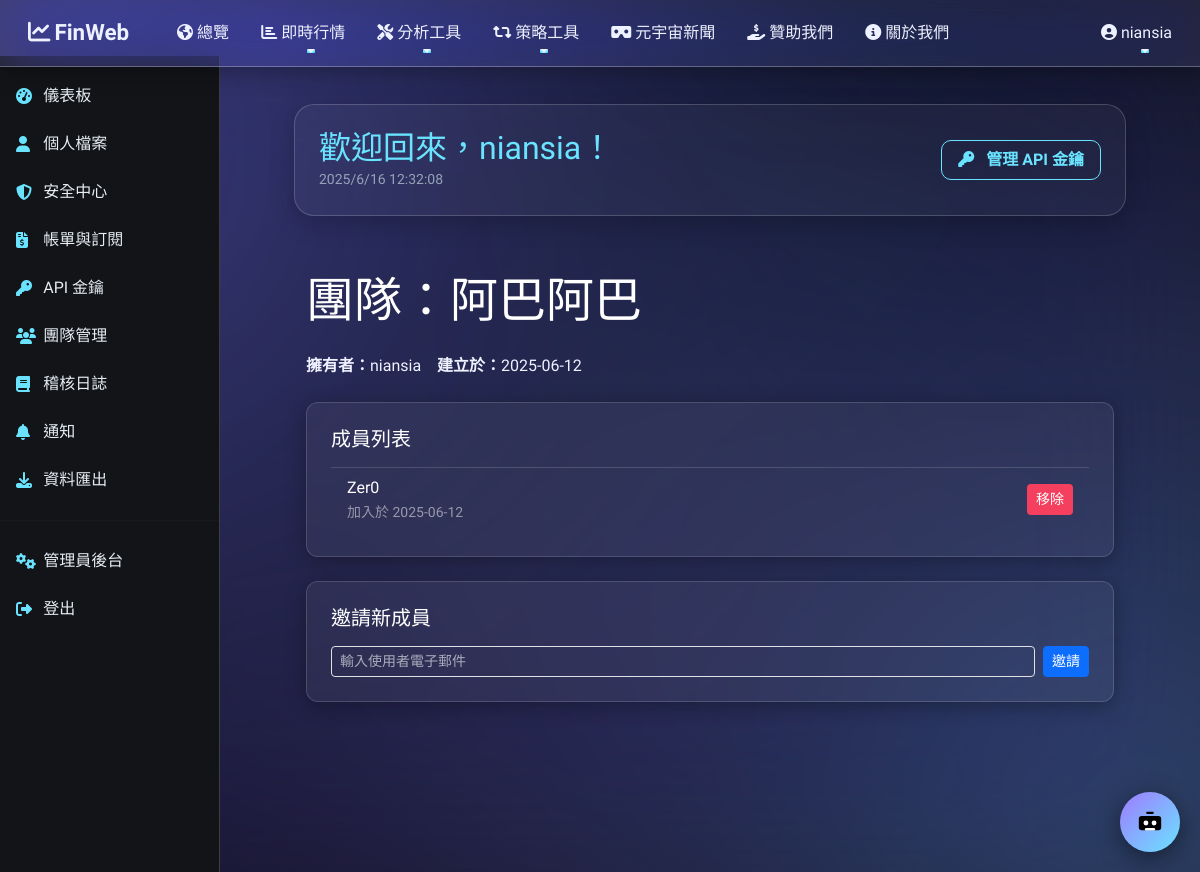
Page /member/teams/1 (signed in) on the committed database.
### app.py (models this page shows)
class User(UserMixin, db.Model):
    id                  = db.Column(db.Integer, primary_key=True)
    username            = db.Column(db.String(80),  unique=True, nullable=False)
    _email              = db.Column("email", db.LargeBinary, nullable=False)
    email_hash          = db.Column(db.String(64), unique=True, nullable=False, index=True)
    password            = db.Column(db.String(128), nullable=False)
    created             = db.Column(db.Integer, default=lambda: int(time.time()))
    confirm_code        = db.Column(db.String(6))
    confirm_expire      = db.Column(db.Integer)
    confirmed           = db.Column(db.Boolean, default=False)
    failed_login        = db.Column(db.Integer, default=0)
    locked_until        = db.Column(db.Integer)
    avatar_url          = db.Column(db.String(256))
    timezone            = db.Column(db.String(64), default="UTC")
    language            = db.Column(db.String(8), default="zh-TW")
    last_login          = db.Column(db.Integer)
    membership_level    = db.Column(db.String(32), default="free")
    subscription_status = db.Column(db.String(32), default="inactive")
    two_factor_secret   = db.Column(db.String(64))
    is_admin = db.Column(db.Boolean, default=False, nullable=False)
    @property
    def email(self) -> str:
        try:
            return f.decrypt(self._email).decode()
        except InvalidToken:
            return ""
    @email.setter
    def email(self, val: str):
        self._email = f.encrypt(val.encode())
        self.email_hash = hashlib.sha256(val.encode()).hexdigest()
    email = synonym('_email', descriptor=email)

class Team(db.Model):
    id        = db.Column(db.Integer, primary_key=True)
    name      = db.Column(db.String(100), nullable=False)
    owner_id  = db.Column(db.Integer, ForeignKey("user.id"), nullable=False)
    created   = db.Column(db.Integer, default=lambda: int(time.time()))
    owner     = db.relationship("User", backref="teams_owned", lazy="joined")
    members = db.relationship(
        "TeamMember",
        backref="team",
        cascade="all, delete-orphan"
    )

class TeamMember(db.Model):
    id        = db.Column(db.Integer, primary_key=True)
    team_id   = db.Column(db.Integer, ForeignKey("team.id"), nullable=False)
    user_id   = db.Column(db.Integer, ForeignKey("user.id"), nullable=False)
    role      = db.Column(db.String(32), default="member")
    joined    = db.Column(db.Integer, default=lambda: int(time.time()))
    user = db.relationship("User", backref="team_members", lazy="joined")

### app.py (the view, shortened to what this page needs)
@member_bp.route('/teams/<int:team_id>', methods=['GET', 'POST'])
@login_required
def team_detail(team_id):
    team = Team.query.get_or_404(team_id)
    is_owner  = team.owner_id == current_user.id
    is_member = TeamMember.query.filter_by(team_id=team.id,
                                           user_id=current_user.id).first()
    if not (is_owner or is_member):
        abort(403)
    form = InviteForm()
    members = (TeamMember.query.filter_by(team_id=team.id)
                               .order_by(TeamMember.joined.desc())
                               .all())
    return render_template('member/team_detail.html',
                           team=team, members=members,
                           form=form, is_owner=is_owner)

### app.py
class InviteForm(_F):
    email  = StringField(
        "邀請人電子郵件",
        validators=[DataRequired(), Email()],
        render_kw={"placeholder": "輸入使用者電子郵件"}
    )
    submit = SubmitField("邀請")

### app.py (called while the page is built)
@login_mgr.user_loader
def load_user(uid: str) -> User | None:
    return db.session.get(User, int(uid))

@app.before_request
def block_bad_ua():
    ua = request.headers.get("User-Agent","").lower()
    if re.search(r"curl|python-requests|scrapy", ua):
        abort(403)

@member_bp.app_template_filter("ts2date")
def _fmt(ts:int|None): return datetime.fromtimestamp(ts).strftime("%Y-%m-%d") if ts else "-"

### templates/member/team_detail.html (shortened to what this page needs)
{% extends "member/base_member.html" %}
{% block member_content %}
<div class="container-fluid py-4">
  <h1 class="display-5 text-white mb-4">團隊：{{ team.name }}</h1>
  <p class="text-white/60 mb-4">
    <strong>擁有者：</strong>{{ team.owner.username }}
    <strong>建立於：</strong>{{ team.created|ts2date }}
  </p>
  <div class="card glass-card p-4 mb-4">
    <h5 class="card-title mb-3 text-white">成員列表</h5>
    {% if members %}
      <ul class="list-group list-group-flush">
        {% for m in members %}
          <li class="list-group-item bg-transparent d-flex justify-content-between align-items-center">
            <div>
              <div class="text-white">{{ m.user.username }}</div>
              <small class="text-white-50">加入於 {{ m.joined|ts2date }}</small>
            </div>
            {% if is_owner %}
              <form method="POST"
                    action="{{ url_for('member.remove_member', team_id=team.id, member_id=m.id) }}"
                    onsubmit="return confirm('確定要移除此成員？此操作無法復原！');">
                <button type="submit" class="btn btn-error btn-sm">移除</button>
              </form>
            {% endif %}
          </li>
        {% endfor %}
      </ul>
    {% else %}
      <p class="text-white-50 mb-0">目前尚無任何成員。</p>
    {% endif %}
  </div>
  {% if is_owner %}
    <div class="card glass-card p-4">
      <h5 class="card-title mb-3 text-white">邀請新成員</h5>
      <form method="POST" class="row g-2">
        <div class="col">
          {{ form.email(class="form-control form-control-sm bg-transparent", placeholder="輸入使用者電子郵件") }}
        </div>
        <div class="col-auto">
          {{ form.submit(class="btn btn-primary btn-sm") }}
        </div>
      </form>
    </div>
  {% endif %}
</div>
{% endblock %}

### templates/member/base_member.html (shortened to what this page needs)
{% extends "base.html" %}
{% block content %}
<div id="member-layout">
  <aside id="member-sidebar">
    {% include 'member/_sidebar.html' %}
  </aside>
  <main id="member-main">
    <div class="header-card">
      <div>
        <h2>歡迎回來，{{ current_user.username }}！</h2>
        <small id="now-time"></small>
      </div>
      <div>
        <button class="btn-primary"
                onclick="location.href='{{ url_for('member.api_keys') }}'">
          <i class="fas fa-key me-2"></i> 管理 API 金鑰
        </button>
      </div>
    </div>
    {% block member_content %}{% endblock %}
  </main>
</div>
{% endblock %}

### templates/base.html (shortened to what this page needs)
<!doctype html>
<html lang="zh-Hant">
<head>
  <link href="https://cdn.jsdelivr.net/npm/bootstrap@5.3.3/dist/css/bootstrap.min.css" rel="stylesheet">
  <link href="https://cdn.jsdelivr.net/npm/animate.css@4.1.1/animate.min.css" rel="stylesheet">
  <link href="https://cdnjs.cloudflare.com/ajax/libs/font-awesome/6.4.0/css/all.min.css"
        rel="stylesheet"/>
  <link rel="stylesheet" href="{{ url_for('static', filename='css/style.css') }}"/>
</head>
<body class="{{ body_class|default('') }}">
  <div id="tsparticles"></div>
  <nav class="navbar navbar-expand-lg">
    <div class="container-fluid">
      <a class="navbar-brand fw-bold" href="{{ url_for('home') }}">
        <i class="fas fa-chart-line me-1"></i>FinWeb
      </a>
      <div id="navMenu" class="collapse navbar-collapse">
        {% include 'nav_items.html' %}
        <ul class="navbar-nav ms-auto mb-2 mb-lg-0">
          {% if current_user.is_authenticated %}
            <li class="nav-item dropdown">
              <a class="nav-link dropdown-toggle" href="#" data-bs-toggle="dropdown">
                <i class="fas fa-user-circle me-1"></i>{{ current_user.username }}
              </a>
            </li>
          {% else %}
            <li class="nav-item"><a class="nav-link"
               href="{{ url_for('login') }}">登入</a></li>
            <li class="nav-item"><a class="nav-link"
               href="{{ url_for('register') }}">註冊</a></li>
          {% endif %}
        </ul>
      </div>
    </div>
  </nav>
  <main class="container pt-5 mt-4 animate__animated animate__fadeIn">
    {% block content %}{% endblock %}
  </main>
  <button id="chat-toggle">
    <img src="{{ url_for('static', filename='img/assistant-icon.svg') }}"
         width="26" height="26" alt="">
  </button>
</body>
</html>

### static/css/style.css (style rules this page uses)
body::after { content: ""; position: fixed; inset: 0; background: rgba(159, 123, 255, 0.6); backdrop-filter: blur(30px) saturate(200%); -webkit-backdrop-filter: blur(30px) saturate(200%); z-index: -1; pointer-events: none; }
html, body { height: 100%; margin: 0; background: transparent; color: var(--fin-text); font-family: system-ui, -apple-system, "Noto Sans TC", sans-serif; overflow-x: hidden; }
#tsparticles { position: fixed; inset: 0; pointer-events: none; z-index: -2; }
:root { --fin-green: #00d084; --fin-blue: #015ef7; --fin-dark: #0e1117; --fin-text: #e6edf3; }
.navbar-brand, .nav-link { color: var(--fin-text)!important; }

### templates/base.html (style rules this page uses)
:root { --accent1: #a58bff; --accent2: #5fd8ff; --glass-bg: rgba(255,255,255,0.07); --glass-br: rgba(255,255,255,0.28); --text-light: #eef1ff; }
body:not(.metaverse-page) { margin: 0; color: var(--text-light); background: #0e111d; position: relative; overflow-x: hidden; }
body:not(.metaverse-page)::before { content: ""; position: fixed; inset: 0; z-index: -3; background: linear-gradient(140deg, #131a35 0%, #0e111d 40%, #191328 70%, #1b132e 100%); }
body:not(.metaverse-page)::after { content: ""; position: fixed; inset: -15%; z-index: -2; filter: blur(90px); background: radial-gradient(circle at 15% 25%, rgba(165,139,255,.30) 0%, transparent 60%), radial-gradient(circle at 85% 85%, rgba(95,216,255,.25) 0%, transparent 55%); }
.navbar { position: fixed; top: 0; left: 0; right: 0; z-index: 1100; background: var(--glass-bg); backdrop-filter: blur(30px) saturate(200%); border-bottom: 1px solid var(--glass-br); box-shadow: 0 4px 24px rgba(0,0,0,0.3); transition: background .3s, box-shadow .3s; }
.navbar-brand { padding: .5rem 1rem; font-size: 1.4rem; color: var(--text-light)!important; }
.navbar .nav-link { position: relative; color: var(--text-light)!important; margin: 0 .5rem; padding: .5rem .75rem; }
.navbar .nav-link::after { content: ""; position: absolute; bottom: 0; left: 50%; width: 0; height: 2px; background: var(--accent2); transition: width .3s ease, left .3s ease; border-radius: 1px; }
#chat-toggle { position: fixed; bottom: 20px; right: 20px; width: 60px; height: 60px; border: none; border-radius: 50%; background: linear-gradient(135deg, var(--accent1), var(--accent2)); display: flex; align-items: center; justify-content: center; box-shadow: 0 6px 24px rgba(0,0,0,.45); cursor: pointer; z-index: 1050; }

### templates/member/base_member.html (style rules this page uses)
:root { --bg-main: #0b0e17; --sidebar-bg: #121418; --card-bg: rgba(255,255,255,0.04); --card-border: rgba(255,255,255,0.18); --glass-grad: radial-gradient(140% 160% at 0 0, rgba(255,255,255,0.24) 0%, rgba(255,255,255,0.04) 60%, transparent 100%); --text-primary: #e8ecff; --text-secondary: #94a3b8; --accent1: #9F7BFF; --accent2: #6AE3FF; --highlight-white: rgba(255,255,255,0.12); --pie1: #FF6384; --pie2: #36A2EB; --pie3: #FFCE56; --pie4: #4BC0C0; --pie5: #9966FF; }
body { background: var(--bg-main); color: var(--text-primary); font-family:'Rajdhani',sans-serif; margin:0; padding:0; overflow-x:hidden; }
h1,h2,h3,h4,h5,h6,.metric-title { font-family:'Orbitron',sans-serif; }
#member-sidebar { position:fixed; top:56px; bottom:0; left:0; width:220px; background:var(--sidebar-bg); border-right:1px solid var(--card-border); padding-top:1rem; z-index:100; }
#member-main { margin-left:220px; padding:2rem; display:grid; grid-template-rows:auto auto 1fr; row-gap:2rem; min-height:100vh; }
.header-card { background:var(--card-bg); border:1px solid var(--card-border); border-radius:20px; overflow:hidden; backdrop-filter: blur(18px) saturate(160%); -webkit-backdrop-filter: blur(18px) saturate(160%); box-shadow: 0 8px 24px rgba(0,0,0,0.2); padding:1.5rem; display:flex;justify-content:space-between;align-items:center; transition:.25s; }
.header-card h2 { margin:0; color:var(--accent2) }
.header-card small { color:var(--text-secondary) }
.header-card .btn-primary { background:transparent; border:1px solid var(--accent2); color:var(--accent2); font-weight:600; padding:.45rem 1rem; border-radius:10px; }

### templates/member/team_detail.html (style rules this page uses)
.glass-card { background: rgba(255,255,255,0.05); border: 1px solid rgba(255,255,255,0.15); border-radius: 0.75rem; backdrop-filter: blur(12px) saturate(180%); -webkit-backdrop-filter: blur(12px) saturate(180%); box-shadow: 0 4px 20px rgba(0,0,0,0.3); color: #edf1f5; }
.form-control, .input { color: #ffffff !important; }
.form-control::placeholder, .input::placeholder { color: rgba(255,255,255,0.6) !important; }
.btn-error { background-color: #f43f5e; color: #ffffff; }

### rows in the picture
User: username "niansia", owner.username "niansia"
Team: name "阿巴阿巴", created|ts2date "2025-06-12"
TeamMember: user.username "Zer0", joined|ts2date "2025-06-12"
